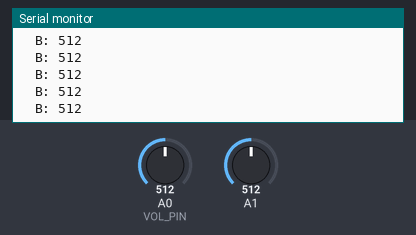
Bench run of a sketch on a simulated Arduino Uno, built with avr-gcc and run on an emulated ATmega328P. Parts: the last lines printed to the serial monitor. Inputs (shaded band) come from the test bench; at power-on: A1 = 512, A0 (VOL_PIN) = 512.

Above: at 4.2 s.
4.3 s: A1 set to 989
At 5.3 s:
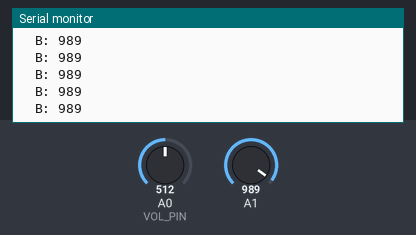
5.8 s: A1 set to 1016
At 6.3 s:
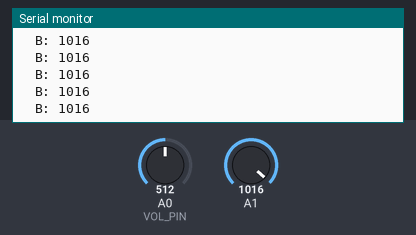
Timing chart, 0 to 8.8 s (numbered marks = the images above; inputs shaded):
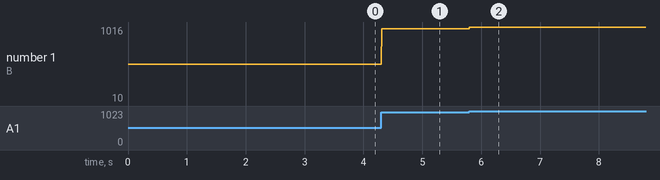

Measured:
- after the input at 4.3 s, the serial monitor: prints a new line at once (image 1)
- after the input at 5.8 s, the serial monitor: prints a new line at once (image 2)
- plotted number 1: 512 → 989 after the input at 4.3 s, 989 → 10 after the input at 5.8 s

The sketch:

analog2serial.ino
```cpp
const int VOL_PIN = A0;

void setup(){
    Serial.begin( 9600 );
}

void loop(){
    int value;
    int value2;

    value = analogRead( A0 );
    value2 = analogRead( A1 );

    //Serial.print( "A: " );
    //Serial.print( value );
    Serial.print( "  B: " );
    Serial.println( value2 );


    delay( 10 );
}
```
